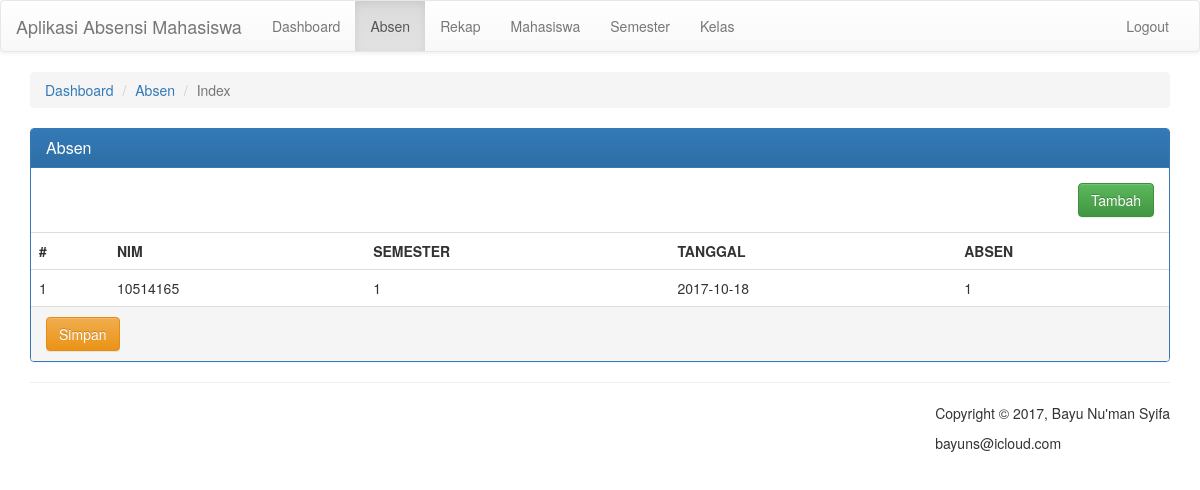
The app's page /index.php/absen with its own data.
### tables this page shows
CREATE TABLE `absen` (
  `id_absen` int(11) NOT NULL,
  `nim` varchar(8) NOT NULL,
  `id_semester` int(1) NOT NULL,
  `tanggal` date NOT NULL,
  `absen` varchar(1) NOT NULL
);

### application/controllers/Absen.php (called while the page is built, shortened)
<?php
class Absen extends CI_Controller {
    public function __construct(){
        $this->load->model('Model_absen');
	}
    public function index(){
        $data = array(
                        'main_view'=>'absen/index',
                        'title'=>'Absen',
                        'breadcrumb'=>'Absen',
                        'breadcrumb_aktif'=>'Index',
                        'table_view'=>'absen/table'
        );
        $data['rows'] = $this->Model_absen->data_absen()->result();
        $this->load->view('layouts/template',$data);
    }
}

### index.php (called while the page is built, shortened)
<?php
require_once BASEPATH.'core/CodeIgniter.php';

### application/models/Model_absen.php (called while the page is built, shortened)
<?php  if ( ! defined('BASEPATH')) exit('No direct script access allowed');
class Model_absen extends CI_Model{
    public function data_absen(){
        return $this->db->get('absen');
    }
}

### application/views/absen/table.php (the view)
<table class="table">
            <tr>
                <th>#</th>
                <th>NIM</th>
                <th>SEMESTER</th>
                <th>TANGGAL</th>
                <th>ABSEN</th>
            </tr>
            <?php
                $count = 1;
                foreach ($rows as $row) {
                    echo '
                            <tr>
                                <td>'.$count.'</td>
                                <td>'.$row->nim.'</td>
                                <td>'.$row->id_semester.'</td>
                                <td>'.$row->tanggal.'</td>
                                <td>'.$row->absen.'</td>
                            </tr>'
                        ;
                    $count++;
                }
                ?>
</table>

### application/views/layouts/template.php (shortened to what this page needs)
<!DOCTYPE html>
<html lang="en">
  <head>
    <link rel="stylesheet" href="https://maxcdn.bootstrapcdn.com/bootstrap/3.3.7/css/bootstrap.min.css">
    <link rel="stylesheet" href="https://maxcdn.bootstrapcdn.com/bootstrap/3.3.7/css/bootstrap-theme.min.css">
</head>
    <body>
        <?php
            $this->load->view('layouts/header');
        ?>
        <div class="container">
            <ol class="breadcrumb">
                <li><a href="#">Dashboard</a></li>
                <li><a href="#"><?php echo isset($breadcrumb)?$breadcrumb:'' ?></a></li>
                <li class="active"><?php echo isset($breadcrumb_aktif)?$breadcrumb_aktif:'' ?></li>
            </ol>
            <div class="panel panel-primary">
                <div class="panel-heading">
                    <h3 class="panel-title"><?php echo isset($title)?$title:'' ?></h3>
                </div>
                <div class="panel-body">
                    <div class="pull-right">
                        <a href="#" class="btn btn-success" role="button">Tambah</a>
                    </div>
                </div>
                <?php
                    $this->load->view($table_view);
                ?>
                <div class="panel-footer">
                    <a href="#" class="btn btn-warning" role="button">Simpan</a>
                </div>
            </div>
            <?php
                $this->load->view('layouts/footer');
            ?>
        </div>
    </body>
</html>

### application/views/layouts/header.php (shortened to what this page needs)
<nav class="navbar navbar-default">
<div class="container-fluid">
  <div class="navbar-header">
    <a class="navbar-brand" href="#">Aplikasi Absensi Mahasiswa</a>
  </div>
  <div class="collapse navbar-collapse" id="bs-example-navbar-collapse-1">
    <ul class="nav navbar-nav">
      <li class="<?php echo isset($breadcrumb)?'':'active' ?>"><a href="#">Dashboard <span class="sr-only">(current)</span></a></li>
      <li class="<?php echo $breadcrumb=='Absen'?'active':'' ?>"><?php echo anchor('absen','Absen'); ?></li>
      <li class="<?php echo $breadcrumb=='Rekap'?'active':'' ?>"><?php echo anchor('rekap','Rekap'); ?></li>
      <li class="<?php echo $breadcrumb=='Mahasiswa'?'active':'' ?>"><?php echo anchor('mahasiswa','Mahasiswa'); ?></li>
      <li class="<?php echo $breadcrumb=='Semester'?'active':'' ?>"><?php echo anchor('semester','Semester'); ?></li>
      <li class="<?php echo $breadcrumb=='Kelas'?'active':'' ?>"><?php echo anchor('kelas','Kelas'); ?></li>
    </ul>
    <ul class="nav navbar-nav navbar-right">
      <li><?php echo anchor('logout','Logout',array('onclick'=>"return confirm('Anda yakin akan keluar dari aplikasi ini?')")); ?></li>
    </ul>
  </div>
</div>
</nav>

### application/views/layouts/footer.php
<hr>
<footer class="pull-right">
      <p>Copyright © 2017, Bayu Nu'man Syifa </p>
      <p>
        bayuns@icloud.com
      </p>
</footer>

### records on screen
absen: nim "10514165", id_semester "1", tanggal "2017-10-18", absen "1"

### other values on screen
anchor('absen','Absen') "Absen"
anchor('rekap','Rekap') "Rekap"
anchor('mahasiswa','Mahasiswa') "Mahasiswa"
anchor('semester','Semester') "Semester"
anchor('kelas','Kelas') "Kelas"
$breadcrumb "Absen"
$breadcrumb_aktif "Index"
$title "Absen"
